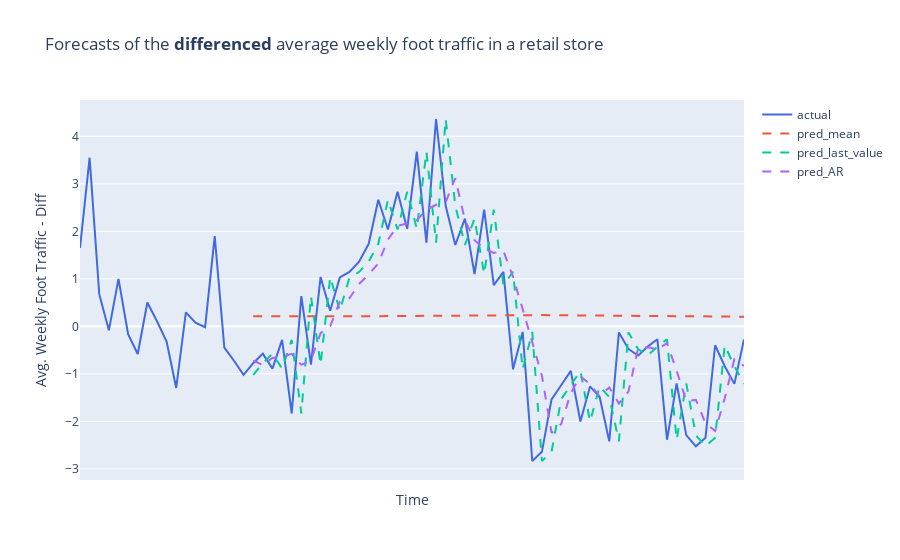

The notebook cell saved with this chart:
### Code cell
fig = go.Figure()
fig.add_trace(go.Scatter(x=df_diff[-70:].index, y=df_diff[-70:]['foot_traffic_diff'], name='actual', line = dict(color='royalblue')))

for pred_type in ["pred_mean", "pred_last_value","pred_AR"]: 
    fig.add_trace(go.Scatter(x=test.index, y=test[pred_type], name=pred_type, line = dict(dash='dash')))
fig.update_layout(
    xaxis= dict(
        tickmode = 'array',
        tickvals = [439, 468, 498],
        ticktext = ['Apr', 'May', 'Jun']
    ),
    yaxis_title='Avg. Weekly Foot Traffic - Diff',
    xaxis_title='Time',
    title='Forecasts of the <b>differenced</b> average weekly foot traffic in a retail store'
)  
fig.show()
